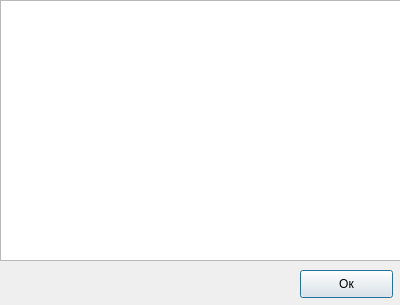
<?xml version="1.0" encoding="UTF-8"?>
<ui version="4.0">
 <class>infowindow</class>
 <widget class="QDialog" name="infowindow">
  <property name="geometry">
   <rect>
    <x>0</x>
    <y>0</y>
    <width>400</width>
    <height>305</height>
   </rect>
  </property>
  <property name="windowTitle">
   <string>Dialog</string>
  </property>
  <widget class="QTextBrowser" name="textBrowser">
   <property name="geometry">
    <rect>
     <x>0</x>
     <y>0</y>
     <width>401</width>
     <height>261</height>
    </rect>
   </property>
  </widget>
  <widget class="QPushButton" name="pushButton">
   <property name="geometry">
    <rect>
     <x>300</x>
     <y>270</y>
     <width>93</width>
     <height>28</height>
    </rect>
   </property>
   <property name="text">
    <string>Ок</string>
   </property>
  </widget>
 </widget>
 <resources/>
 <connections/>
</ui>
